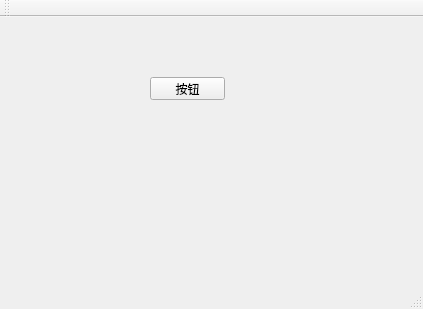
<?xml version="1.0" encoding="UTF-8"?>
<ui version="4.0">
 <class>MainWindow</class>
 <widget class="QMainWindow" name="MainWindow">
  <property name="geometry">
   <rect>
    <x>0</x>
    <y>0</y>
    <width>423</width>
    <height>309</height>
   </rect>
  </property>
  <property name="windowTitle">
   <string>MainWindow</string>
  </property>
  <widget class="QWidget" name="centralWidget">
   <widget class="QPushButton" name="pushButton">
    <property name="geometry">
     <rect>
      <x>150</x>
      <y>60</y>
      <width>75</width>
      <height>23</height>
     </rect>
    </property>
    <property name="text">
     <string>按钮</string>
    </property>
   </widget>
  </widget>
  <widget class="QMenuBar" name="menuBar">
   <property name="geometry">
    <rect>
     <x>0</x>
     <y>0</y>
     <width>423</width>
     <height>23</height>
    </rect>
   </property>
  </widget>
  <widget class="QToolBar" name="mainToolBar">
   <attribute name="toolBarArea">
    <enum>TopToolBarArea</enum>
   </attribute>
   <attribute name="toolBarBreak">
    <bool>false</bool>
   </attribute>
  </widget>
  <widget class="QStatusBar" name="statusBar"/>
 </widget>
 <layoutdefault spacing="6" margin="11"/>
 <resources/>
 <connections/>
</ui>
